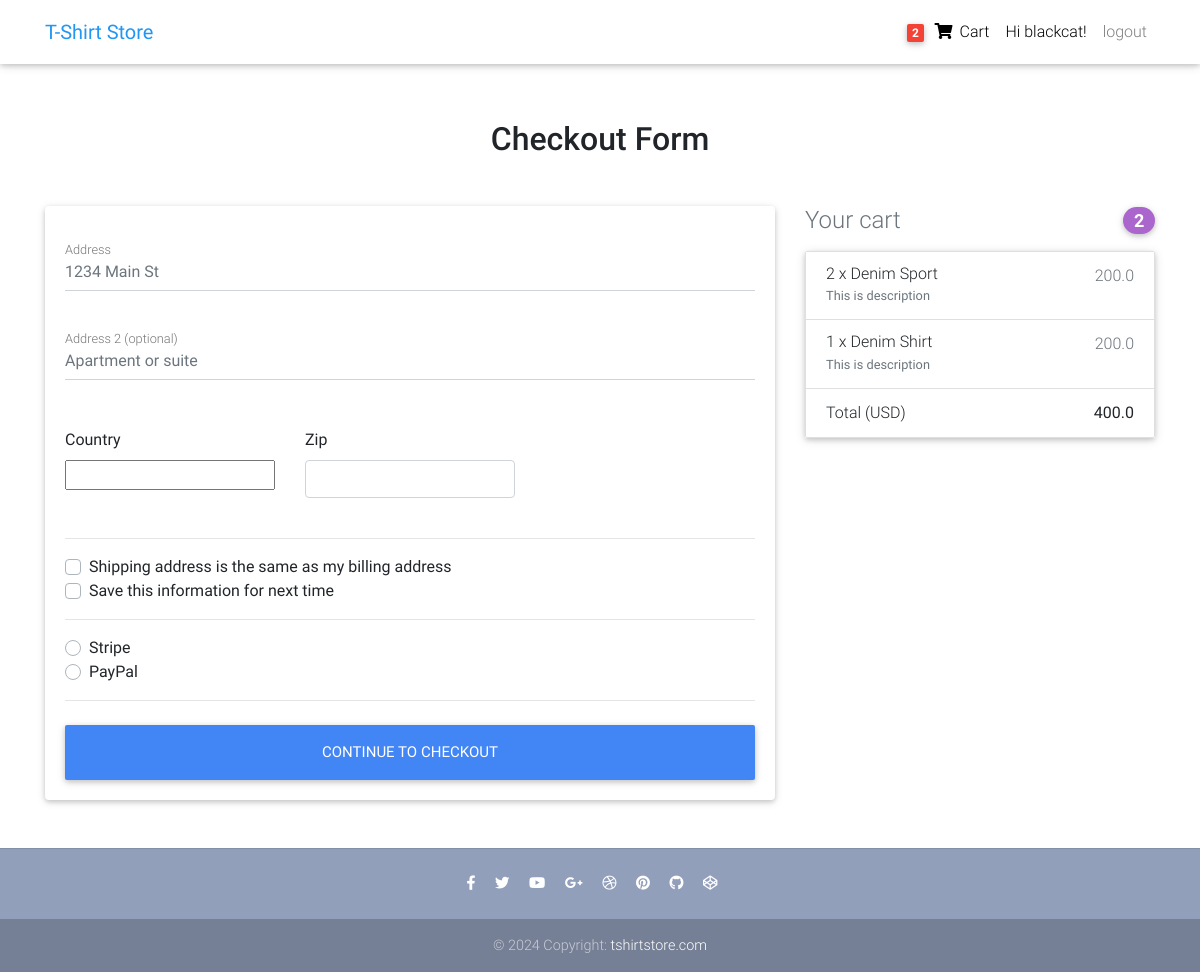
Screenshot of /checkout/ (signed in) with the database file from the repository.
### core/models.py (models this page shows, shortened)
class Order(models.Model):
    user = models.ForeignKey(settings.AUTH_USER_MODEL, on_delete=models.CASCADE)
    items = models.ManyToManyField(OrderItem)
    start_date = models.DateTimeField(auto_now_add=True)
    ordered_date = models.DateTimeField()
    ordered = models.BooleanField(default=False)
    checkout_address = models.ForeignKey(
        'CheckoutAddress', on_delete=models.SET_NULL, blank=True, null=True)
    payment = models.ForeignKey(
        'Payment', on_delete=models.SET_NULL, blank=True, null=True)
    def get_total_price(self):
        total = 0
        for order_item in self.items.all():
            total += order_item.get_final_price()
        return total

class OrderItem(models.Model):
    user = models.ForeignKey(settings.AUTH_USER_MODEL,
                             on_delete=models.CASCADE)
    ordered = models.BooleanField(default=False)
    item = models.ForeignKey(Item, on_delete=models.CASCADE)
    quantity = models.IntegerField(default=1)
    def get_total_item_price(self):
        return self.quantity * self.item.price
    def get_discount_item_price(self):
        return self.quantity * self.item.discount_price
    def get_final_price(self):
        if self.item.discount_price:
            return self.get_discount_item_price()
        return self.get_total_item_price()

class Item(models.Model):
    item_name = models.CharField(max_length=100)
    price = models.FloatField()
    discount_price = models.FloatField(blank=True, null=True)
    category = models.CharField(choices=CATEGORY, max_length=2)
    label = models.CharField(choices=LABEL, max_length=2)
    description = models.TextField()

### core/views.py (the view, shortened to what this page needs)
# urls.py: path('checkout/', CheckoutView.as_view(), name='checkout'),
class CheckoutView(View):
    def get(self, *args, **kwargs):
        form = CheckoutForm()
        order = Order.objects.get(user=self.request.user, ordered=False)
        context = {
            'form': form,
            'order': order
        }
        return render(self.request, 'checkout.html', context)

### core/forms.py
class CheckoutForm(forms.Form):
    street_address = forms.CharField(widget=forms.TextInput(attrs={
        'class': 'form-control',
        'placeholder': '1234 Main St'
    }))
    apartment_address = forms.CharField(required=False, widget=forms.TextInput(attrs={
        'class': 'form-control',
        'placeholder': 'Apartment or suite'
    }))
    country = CountryField(blank_label='(select country)').formfield(widget=CountrySelectWidget(attrs={
        'class': 'custom-select d-block w-100'
    }))
    zip = forms.CharField(widget=forms.TextInput(attrs={
        'class': 'form-control'
    }))
    same_billing_address = forms.BooleanField(required=False)
    save_info = forms.BooleanField(required=False)
    payment_option = forms.ChoiceField(
        widget=forms.RadioSelect, choices=PAYMENT)

### core/templatetags/cart_template_tags.py (called while the page is built)
@register.filter
def cart_item_count(user):
    if user.is_authenticated:
        qs = Order.objects.filter(user=user, ordered=False)
        if qs.exists():
            return qs[0].items.count()
    return 0

### templates/checkout.html (shortened to what this page needs)
{% extends 'base.html' %}
{% block content %}
<main >
    <div class="container wow fadeIn">
      <h2 class="my-5 h2 text-center">Checkout Form</h2>
      <div class="row">
        <div class="col-md-8 mb-4">
          <div class="card">
            <form method="POST" class="card-body">
              <div class="md-form mb-5">
                {{ form.street_address }}
                <label for="address" class="">Address</label>
              </div>
              <div class="md-form mb-5">
                {{ form.apartment_address }}
                <label for="address-2" class="">Address 2 (optional)</label>
              </div>
              <div class="row">
                <div class="col-lg-4 col-md-12 mb-4">
                  <label for="country">Country</label>
                  {{ form.country }}
                </div>
                <div class="col-lg-4 col-md-6 mb-4">
                  <label for="zip">Zip</label>
                  {{ form.zip }}
                </div>
              </div>
              <hr>
              <div class="custom-control custom-checkbox">
                <label class="custom-control-label" for="same-address">Shipping address is the same as my billing address</label>
              </div>
              <div class="custom-control custom-checkbox">
                <label class="custom-control-label" for="save-info">Save this information for next time</label>
              </div>
              <hr>
              <div class="d-block my-3">
                {% for value, name in form.fields.payment_option.choices %}
                <div class="custom-control custom-radio">
                  <label class="custom-control-label" for="{{ name }}">{{ name }}</label>
                </div>
                {% endfor %}
              </div>
              <hr class="mb-4">
              <button class="btn btn-primary btn-lg btn-block" type="submit">Continue to checkout</button>
            </form>
          </div>
        </div>
        <div class="col-md-4 mb-4">
          <h4 class="d-flex justify-content-between align-items-center mb-3">
            <span class="text-muted">Your cart</span>
            <span class="badge badge-secondary badge-pill">{{ order.items.count }}</span>
          </h4>
          <ul class="list-group mb-3 z-depth-1">
            {% for order_item in order.items.all %}
            <li class="list-group-item d-flex justify-content-between lh-condensed">
              <div>
                <h6 class="my-0">{{ order_item.quantity }} x {{ order_item.item.item_name }}</h6>
                <small class="text-muted">{{ order_item.item.description }}</small>
              </div>
              <span class="text-muted">{{ order_item.get_final_price }}</span>
            </li>
            {% endfor %}
            <li class="list-group-item d-flex justify-content-between">
              <span>Total (USD)</span>
              <strong>{{ order.get_total_price }}</strong>
            </li>
          </ul>
        </div>
      </div>
    </div>
  </main>
{% endblock content %}

### templates/base.html (shortened to what this page needs)
{% load static %}
{% load cart_template_tags %}
<!DOCTYPE html>
<html lang="en">
<head>
  <link rel="stylesheet" href="https://use.fontawesome.com/releases/v5.11.2/css/all.css">
  <link href="{% static 'css/bootstrap.min.css' %}" rel="stylesheet">
  <link href="{% static 'css/mdb.min.css' %}" rel="stylesheet">
  <link href=" {% static 'css/style.min.css' %}" rel="stylesheet">
</head>
<body>
  <nav class="navbar fixed-top navbar-expand-lg navbar-light white scrolling-navbar">
    <div class="container">
      <a class="navbar-brand waves-effect" href="/">
        <strong class="blue-text">T-Shirt Store</strong>
      </a>
      <div class="collapse navbar-collapse" id="navbarSupportedContent">
        <ul class="navbar-nav nav-flex-icons">
            {% if user.is_authenticated %}
            <li class="nav-item">
                <a href="{% url 'core:order-summary' %}" class="nav-link waves-effect">
                {% if request.user|cart_item_count != 0 %}
                  <span class="badge red z-depth-1 mr-1"> {{ request.user|cart_item_count }} </span>
                {% endif %}
                <i class="fas fa-shopping-cart"></i>
                <span class="clearfix d-none d-sm-inline-block"> Cart </span>
                </a>
            </li>
            <li class="nav-item">
                 <a class="nav-link waves-effect">
                Hi {{ user.username }}!
                </a>
            </li>
                <a class="nav-link waves-effect" href="{% url 'logout' %}"> logout</a>
            {% else %}
             </li class="nav-item">
                <a class="nav-link waves-effect" href="{% url 'login' %}"> login</a>
            </li>
            {% endif %}
        </ul>
      </div>
    </div>
  </nav>
  <div class="mt-5 pt-4">
    </div>
    {% block content %}
    {% endblock content %}
    {% include "footer.html" %}
</body>
</html>

### templates/base.html (style rules this page uses)
html, body, header, .carousel { height: 60vh; }

### rows the page displays
Order: items.count "2", get_total_price "400.0"
OrderItem: quantity "2", item.item_name "Denim Sport", item.description "This is description", get_final_price "200.0"
OrderItem: quantity "1", item.item_name "Denim Shirt", item.description "This is description", get_final_price "200.0"

### other values shown
{{ request.user|cart_item_count }} "2"
{{ user.username }} "blackcat"
{{ name }} "Stripe" "PayPal"
